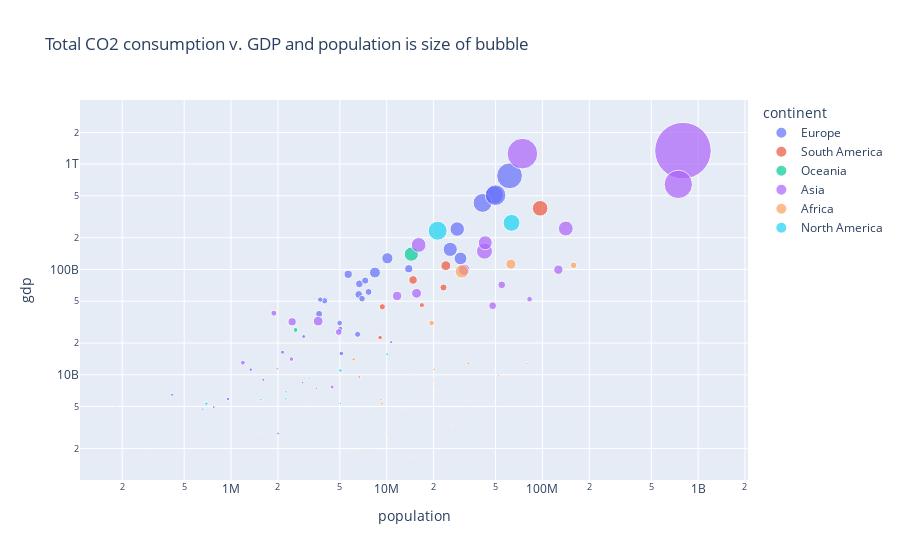

The notebook cell this image was saved under:
### Markdown cell above
### Figure 1: Total CO2 consumption on the virtical axis, with population represented by the size of the bubble

### Code cell
fig = px.scatter(
    plot_means,
    x="population",
    y="gdp", 
    size="consumption", #np.sqrt(plot_means["gdp"]), 
    size_max = 40,
    color="continent", 
    hover_name="country", 
    log_y=True, 
    log_x=True,
title="Total CO2 consumption v. GDP and population is size of bubble")
fig.show()

### Figure 1 — Plotly figure (JSON) as saved in the notebook; plotly's stock layout.template omitted (floating-point values rounded to 4 significant figures)
{"data": [{"hovertemplate": "<b>%{hovertext}</b><br><br>continent=Europe<br>population=%{x}<br>gdp=%{y}<br>consumption=%{marker.size}<extra></extra>", "hovertext": ["Albania", "Armenia", "Austria", "Azerbaijan", "Belarus", "Belgium", "Bulgaria", "Croatia", "Cyprus", "Denmark", "Estonia", "Finland", "France", "Georgia", "Germany", "Greece", "Hungary", "Ireland", "Italy", "Latvia", "Lithuania", "Luxembourg", "Malta", "Netherlands", "Norway", "Poland", "Portugal", "Romania", "Slovenia", "Spain", "Sweden", "Switzerland", "Ukraine", "United Kingdom"], "legendgroup": "Europe", "marker": {"color": "#636efa", "size": [4722.0, 5472.0, 93720.0, 32800.0, 56390.0, 182300.0, 44190.0, 22850, 8660.0, 62580.0, 18990.0, 76120.0, 507400.0, 8514.0, 1027000.0, 94210.0, 73910.0, 50310.0, 551000, 13830.0, 24210.0, 14790.0, 4223.0, 192900.0, 44075, 310300.0, 67490.0, 101800.0, 18570.0, 325100.0, 80490.0, 103700.0, 253800.0, 662800.0], "sizemode": "area", "sizeref": 3090.0, "symbol": "circle"}, "mode": "markers", "name": "Europe", "orientation": "v", "showlegend": true, "type": "scatter", "x": [1507000.0, 1702000.0, 6672000.0, 5115000.0, 6500000.0, 8400000.0, 5032000.0, 2930000.0, 658900.0, 3990000.0, 955100.0, 3677000.0, 49030000.0, 2885000.0, 61490000.0, 6610000.0, 7645000.0, 4986000.0, 41240000.0, 1612000.0, 2144000.0, 418800.0, 289000.0, 10090000.0, 3740000.0, 25580000.0, 6941000.0, 13850000.0, 1339000.0, 28370000.0, 7274000.0, 5655000.0, 29790000.0, 49990000.0], "xaxis": "x", "y": [4473000000.0, 3661000000.0, 72990000000.0, 15950000000.0, 24220000000.0, 93530000000.0, 27240000000.0, 23100000000.0, 4721000000.0, 50410000000.0, 5892000000.0, 37820000000.0, 508200000000.0, 8424000000.0, 773700000000.0, 57890000000.0, 61210000000.0, 30990000000.0, 428100000000.0, 8986000000.0, 16410000000.0, 6467000000.0, 1734000000.0, 127700000000.0, 51800000000.0, 155100000000.0, 52750000000.0, 101500000000.0, 11190000000.0, 241800000000.0, 78410000000.0, 89890000000.0, 127100000000.0, 507000000000.0], "yaxis": "y"}, {"hovertemplate": "<b>%{hovertext}</b><br><br>continent=South America<br>population=%{x}<br>gdp=%{y}<br>consumption=%{marker.size}<extra></extra>", "hovertext": ["Argentina", "Bolivia", "Brazil", "Chile", "Colombia", "Ecuador", "Paraguay", "Peru", "Uruguay", "Venezuela"], "legendgroup": "South America", "marker": {"color": "#EF553B", "size": [148800.0, 11220.0, 377900.0, 59690.0, 76450.0, 31830.0, 6246.0, 39510.0, 8834.0, 111900.0], "sizemode": "area", "sizeref": 3090.0, "symbol": "circle"}, "mode": "markers", "name": "South America", "orientation": "v", "showlegend": true, "type": "scatter", "x": [23960000.0, 6653000.0, 96660000.0, 9362000.0, 23150000.0, 9065000.0, 3535000.0, 16830000.0, 1979000.0, 14760000.0], "xaxis": "x", "y": [108600000000.0, 9530000000.0, 380900000000.0, 44240000000.0, 67430000000.0, 22570000000.0, 7410000000.0, 45850000000.0, 11440000000.0, 79520000000.0], "yaxis": "y"}, {"hovertemplate": "<b>%{hovertext}</b><br><br>continent=Oceania<br>population=%{x}<br>gdp=%{y}<br>consumption=%{marker.size}<extra></extra>", "hovertext": ["Australia", "New Zealand"], "legendgroup": "Oceania", "marker": {"color": "#00cc96", "size": [314200.0, 35890.0], "sizemode": "area", "sizeref": 3090.0, "symbol": "circle"}, "mode": "markers", "name": "Oceania", "orientation": "v", "showlegend": true, "type": "scatter", "x": [14380000.0, 2597000.0], "xaxis": "x", "y": [139700000000.0, 26640000000.0], "yaxis": "y"}, {"hovertemplate": "<b>%{hovertext}</b><br><br>continent=Asia<br>population=%{x}<br>gdp=%{y}<br>consumption=%{marker.size}<extra></extra>", "hovertext": ["Bahrain", "Bangladesh", "Brunei", "Cambodia", "China", "India", "Indonesia", "Iran", "Israel", "Japan", "Jordan", "Kazakhstan", "Kuwait", "Malaysia", "Mongolia", "Nepal", "Oman", "Pakistan", "Philippines", "Qatar", "Saudi Arabia", "Singapore", "Sri Lanka", "Thailand", "Turkey", "United Arab Emirates", "Vietnam"], "legendgroup": "Asia", "marker": {"color": "#ab63fa", "size": [14230.0, 50550.0, 4788.0, 6424.0, 4944000.0, 1245000.0, 342500.0, 395600.0, 71660.0, 1450000, 23880.0, 139900.0, 56010.0, 150600.0, 13810.0, 6262.0, 31300.0, 136875, 94580.0, 38010.0, 340500.0, 104900.0, 17790.0, 203400.0, 303600.0, 148100.0, 96050], "sizemode": "area", "sizeref": 3090.0, "symbol": "circle"}, "mode": "markers", "name": "Asia", "orientation": "v", "showlegend": true, "type": "scatter", "x": [774500.0, 82680000.0, 183500.0, 9178000.0, 799400000.0, 746100000.0, 141300000.0, 42450000.0, 4920000.0, 74390000.0, 4459000.0, 11650000.0, 1884000.0, 15550000.0, 2007000.0, 15120000.0, 2442000.0, 126600000.0, 54780000.0, 1191000.0, 16030000.0, 2468000.0, 10680000.0, 31410000.0, 42910000.0, 3626000.0, 47920000.0], "xaxis": "x", "y": [4946000000.0, 52230000000.0, 4964000000.0, 5819000000.0, 1342000000000.0, 642300000000.0, 244600000000.0, 149100000000.0, 25440000000.0, 1257000000000.0, 7671000000.0, 56020000000.0, 38470000000.0, 59350000000.0, 2777000000.0, 10620000000.0, 14090000000.0, 99450000000.0, 71440000000.0, 13030000000.0, 170900000000.0, 31870000000.0, 20430000000.0, 99330000000.0, 179200000000.0, 32320000000.0, 45270000000.0], "yaxis": "y"}, {"hovertemplate": "<b>%{hovertext}</b><br><br>continent=Africa<br>population=%{x}<br>gdp=%{y}<br>consumption=%{marker.size}<extra></extra>", "hovertext": ["Benin", "Botswana", "Cameroon", "Egypt", "Ethiopia", "Ghana", "Guinea", "Kenya", "Madagascar", "Malawi", "Mauritius", "Morocco", "Mozambique", "Namibia", "Nigeria", "Rwanda", "Senegal", "South Africa", "Tanzania", "Togo", "Tunisia", "Uganda", "Zambia", "Zimbabwe"], "legendgroup": "Africa", "marker": {"color": "#FFA15A", "size": [4370.0, 7945, 6027.0, 158600.0, 8675, 12720.0, 1778.0, 14200.0, 3001.0, 2342.0, 4521.0, 48825, 7232.0, 4599.0, 69975, 594.9, 6364.0, 277500.0, 9146.0, 3411.0, 21160.0, 4058.0, 5380.0, 14230.0], "sizemode": "area", "sizeref": 3090.0, "symbol": "circle"}, "mode": "markers", "name": "Africa", "orientation": "v", "showlegend": true, "type": "scatter", "x": [9632000.0, 1319000.0, 20010000.0, 62770000.0, 79800000.0, 20160000.0, 10300000.0, 33470000.0, 21260000.0, 14810000.0, 658600.0, 19420000.0, 26230000.0, 1556000.0, 158500000.0, 8878000.0, 13060000.0, 30400000.0, 52330000.0, 6012000.0, 6136000.0, 32340000.0, 15550000.0, 9335000.0], "xaxis": "x", "y": [2668000000.0, 2758000000.0, 8828000000.0, 112400000000.0, 12780000000.0, 11240000000.0, 2449000000.0, 12880000000.0, 6938000000.0, 1623000000.0, 2431000000.0, 31070000000.0, 3284000000.0, 2780000000.0, 109600000000.0, 1956000000.0, 4617000000.0, 95860000000.0, 9908000000.0, 1916000000.0, 14020000000.0, 5783000000.0, 6159000000.0, 5327000000.0], "yaxis": "y"}, {"hovertemplate": "<b>%{hovertext}</b><br><br>continent=North America<br>population=%{x}<br>gdp=%{y}<br>consumption=%{marker.size}<extra></extra>", "hovertext": ["Canada", "Costa Rica", "Dominican Republic", "El Salvador", "Guatemala", "Honduras", "Jamaica", "Mexico", "Nicaragua", "Panama", "Trinidad and Tobago"], "legendgroup": "North America", "marker": {"color": "#19d3f3", "size": [556600.0, 10670.0, 20590.0, 7829.0, 13330.0, 8108.0, 8605, 442900.0, 4876.0, 9148.0, 19040.0], "sizemode": "area", "sizeref": 3090.0, "symbol": "circle"}, "mode": "markers", "name": "North America", "orientation": "v", "showlegend": true, "type": "scatter", "x": [21230000.0, 2261000.0, 5041000.0, 3175000.0, 10070000.0, 5045000.0, 1553000.0, 63320000.0, 3334000.0, 2246000.0, 694000.0], "xaxis": "x", "y": [233100000000.0, 6902000000.0, 11000000000.0, 9234000000.0, 15680000000.0, 5320000000.0, 5825000000.0, 276800000000.0, 5276000000.0, 5932000000.0, 5320000000.0], "yaxis": "y"}], "layout": {"legend": {"itemsizing": "constant", "title": {"text": "continent"}, "tracegroupgap": 0}, "title": {"text": "Total CO2 consumption v. GDP and population is size of bubble"}, "xaxis": {"anchor": "y", "domain": [0, 1], "title": {"text": "population"}, "type": "log"}, "yaxis": {"anchor": "x", "domain": [0, 1], "title": {"text": "gdp"}, "type": "log"}}}
